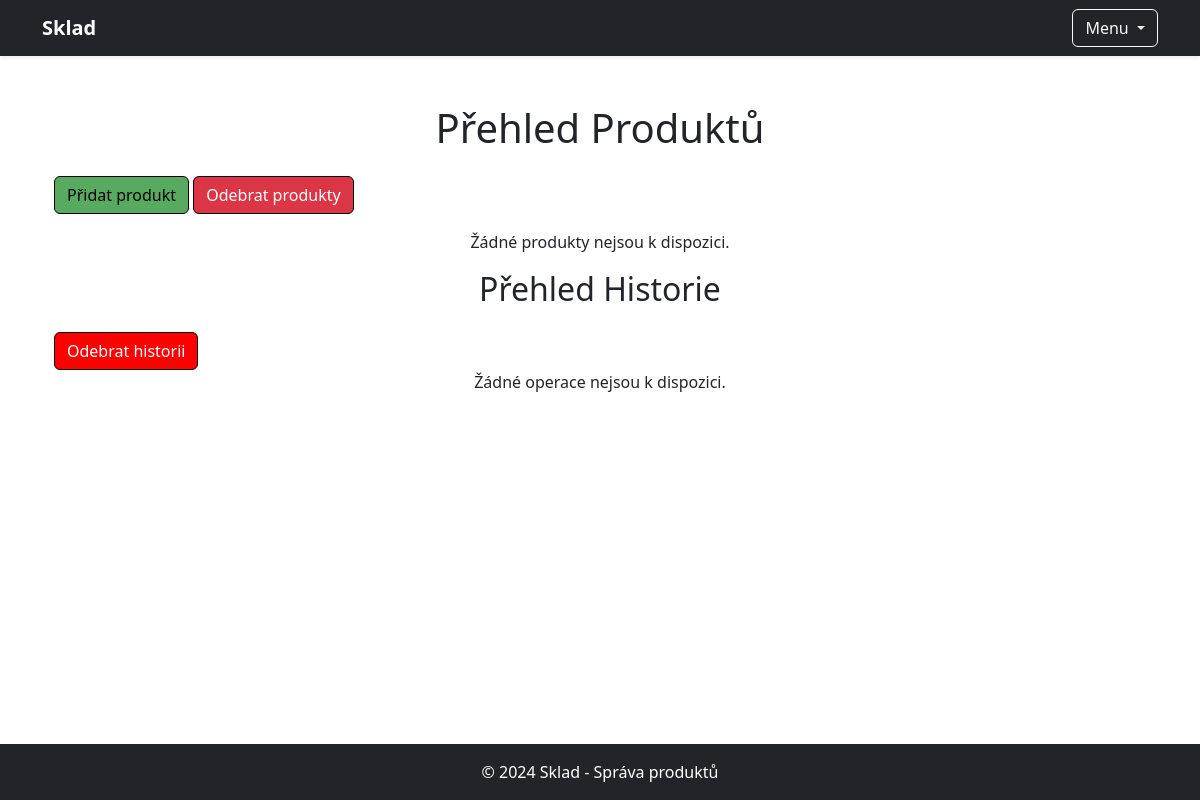
Before: / (signed in) with the older database file.
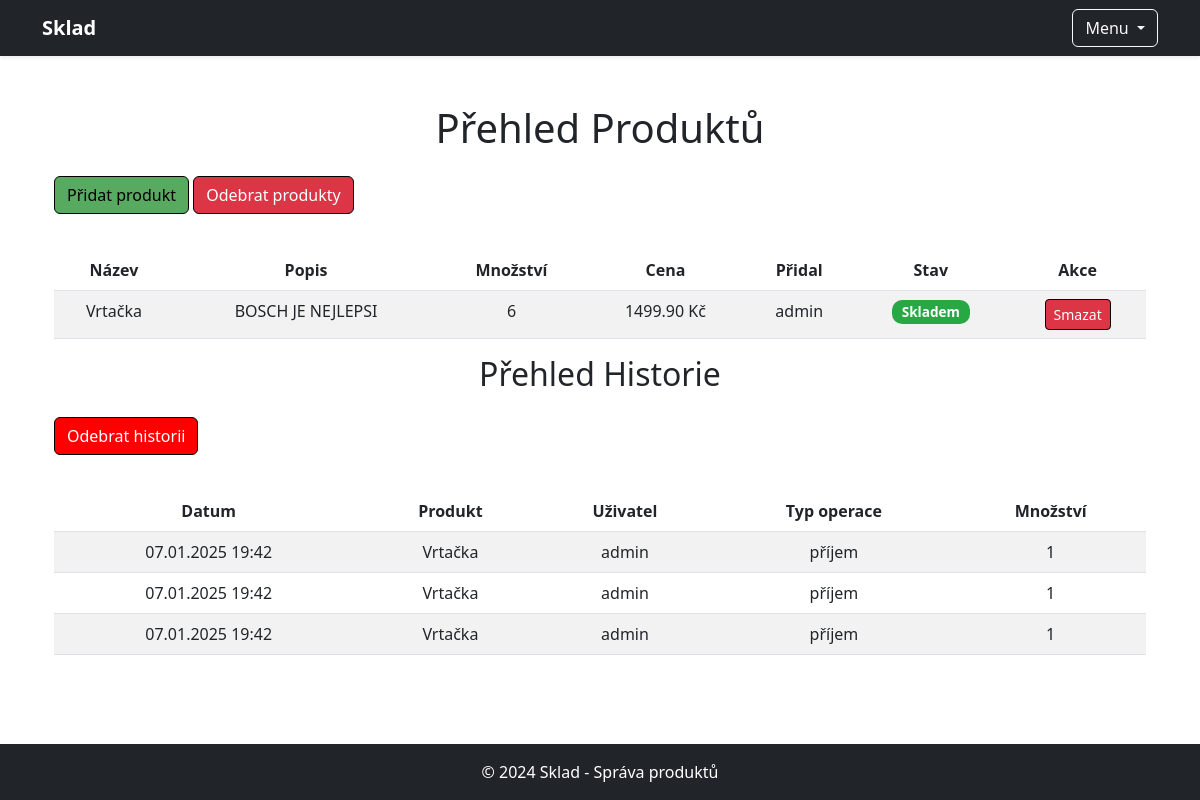
After: the same page with the newer database file.
### sklad/models.py (models this page shows, shortened)
class Produkt(models.Model):
    nazev = models.CharField(max_length=200)
    popis = models.TextField(blank=True)
    cena = models.DecimalField(max_digits=10, decimal_places=2)
    mnozstvi = models.PositiveIntegerField()
    min_zasoba = models.PositiveIntegerField(default=0)
    uzivatel = models.ForeignKey(User, on_delete=models.SET_NULL, null=True, blank=True)  # Cizí klíč na uživatele

class HistorieOperaci(models.Model):
    produkt = models.ForeignKey(Produkt, on_delete=models.SET_NULL, null=True, blank=True)
    produkt_nazev = models.CharField(max_length=200, blank=True, null=True)
    uzivatel = models.ForeignKey(User, on_delete=models.CASCADE)
    datum = models.DateTimeField(auto_now_add=True)
    typ_operace = models.CharField(max_length=10, choices=[('příjem', 'Příjem'), ('výdej', 'Výdej')])
    mnozstvi = models.PositiveIntegerField()

### sklad/views.py (the view)
# urls.py: path('', views.index, name='index'),
@login_required
def index(request):
    produkty = Produkt.objects.annotate(
        ma_historii=Exists(HistorieOperaci.objects.filter(produkt=OuterRef('pk')))
    )
    historie = HistorieOperaci.objects.all()
    kontext = {
        'produkty': produkty,
        'historie': historie,
    }
    return render(request, 'sklad/index.html', kontext)

### sklad/templates/sklad/index.html (shortened to what this page needs)
{% extends 'sklad/base.html' %}
{% block content %}
<div class="container mt-4">
    <h1 class="text-center mb-4">Přehled Produktů</h1>
    <div class="mb-3">
        <a href="{% url 'pridat_produkty' %}" class="btn btn-primary">Přidat produkt</a>
        <a href="{% url 'odebrat_produkty' %}" class="btn btn-danger">Odebrat produkty</a>
    </div>
    {% if produkty %}
    <div class="table-responsive">
        <table class="table table-striped">
            <thead class="thead-dark">
                <tr>
                    <th>Název</th>
                    <th>Popis</th>
                    <th>Množství</th>
                    <th>Cena</th>
                    <th>Přidal</th>
                    <th>Stav</th>
                    <th>Akce</th>
                </tr>
            </thead>
            <tbody>
            {% for produkt in produkty %}
            <tr>
                <td>{{ produkt.nazev }}</td>
                <td>{{ produkt.popis }}</td>
                <td>{{ produkt.mnozstvi }}</td>
                <td>{{ produkt.cena }} Kč</td>
                <td>
                    {% if produkt.uzivatel %}
                    {{ produkt.uzivatel.username }}
                    {% else %}
                    -
                    {% endif %}
                </td>
                <td>
                    {% if produkt.mnozstvi > 0 %}
                    <span class="badge skladem">Skladem</span>
                    {% else %}
                    <span class="badge neni-skladem">Není skladem</span>
                    {% endif %}
                </td>
                <td>
                    <a href="{% url 'smazat_produkt' produkt.id %}" class="btn btn-danger btn-sm">Smazat</a>
                </td>
            </tr>
            {% endfor %}
            </tbody>
        </table>
    </div>
    {% else %}
    <p class="text-center">Žádné produkty nejsou k dispozici.</p>
    {% endif %}
    <h2 class="text-center mb-4">Přehled Historie</h2>
    <a href="{% url 'odebrat_operace' %}" class="btn btn-warning">Odebrat historii</a>
    {% if historie %}
    <div class="table-responsive mt-3">
        <table class="table table-striped">
            <thead class="thead-dark">
                <tr>
                    <th>Datum</th>
                    <th>Produkt</th>
                    <th>Uživatel</th>
                    <th>Typ operace</th>
                    <th>Množství</th>
                </tr>
            </thead>
            <tbody>
            {% for operace in historie %}
            <tr>
                <td>{{ operace.datum|date:"d.m.Y H:i" }}</td>
                <td>{{ operace.produkt_nazev }}</td>
                <td>{{ operace.uzivatel.username }}</td>
                <td>{{ operace.typ_operace }}</td>
                <td>{{ operace.mnozstvi }}</td>
            </tr>
            {% endfor %}
            </tbody>
        </table>
    </div>
    {% else %}
    <p class="text-center">Žádné operace nejsou k dispozici.</p>
    {% endif %}
</div>
{% endblock %}

Changed rows visible on the page:
added Produkt: nazev "Vrtačka", popis "BOSCH JE NEJLEPSI", mnozstvi "6", cena "1499.90", uzivatel.username "admin", shows "Skladem"
added HistorieOperaci: datum "07.01.2025 19:42", produkt_nazev "Vrtačka", uzivatel.username "admin", typ_operace "příjem", mnozstvi "1"
added HistorieOperaci: datum "07.01.2025 19:42", produkt_nazev "Vrtačka", uzivatel.username "admin", typ_operace "příjem", mnozstvi "1"
added HistorieOperaci: datum "07.01.2025 19:42", produkt_nazev "Vrtačka", uzivatel.username "admin", typ_operace "příjem", mnozstvi "1"
Other visible differences:
text no longer shown: "Žádné produkty nejsou k dispozici. Žádné operace nejsou k dispozici."
text now shown: "Název Popis Množství Cena Přidal Stav Akce Datum Produkt Uživatel Typ operace Množství"
